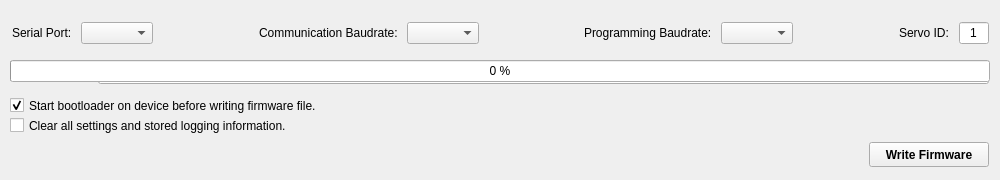
<?xml version="1.0" encoding="UTF-8"?>
<ui version="4.0">
 <class>MainWindow</class>
 <widget class="QMainWindow" name="MainWindow">
  <property name="geometry">
   <rect>
    <x>0</x>
    <y>0</y>
    <width>1000</width>
    <height>180</height>
   </rect>
  </property>
  <property name="sizePolicy">
   <sizepolicy hsizetype="Preferred" vsizetype="Preferred">
    <horstretch>0</horstretch>
    <verstretch>0</verstretch>
   </sizepolicy>
  </property>
  <property name="minimumSize">
   <size>
    <width>1000</width>
    <height>180</height>
   </size>
  </property>
  <property name="maximumSize">
   <size>
    <width>1000</width>
    <height>180</height>
   </size>
  </property>
  <property name="contextMenuPolicy">
   <enum>Qt::NoContextMenu</enum>
  </property>
  <property name="windowTitle">
   <string>DDFlashTool - TU Darmstadt SIM</string>
  </property>
  <property name="windowIcon">
   <iconset>
    <normaloff>DDFlashTool.ico</normaloff>DDFlashTool.ico</iconset>
  </property>
  <property name="locale">
   <locale language="English" country="UnitedStates"/>
  </property>
  <widget class="QWidget" name="centralwidget">
   <widget class="QCheckBox" name="checkClearAll">
    <property name="geometry">
     <rect>
      <x>10</x>
      <y>110</y>
      <width>980</width>
      <height>31</height>
     </rect>
    </property>
    <property name="contextMenuPolicy">
     <enum>Qt::NoContextMenu</enum>
    </property>
    <property name="text">
     <string>Clear all settings and stored logging information.</string>
    </property>
   </widget>
   <widget class="QWidget" name="layoutWidget">
    <property name="geometry">
     <rect>
      <x>10</x>
      <y>140</y>
      <width>981</width>
      <height>29</height>
     </rect>
    </property>
    <layout class="QHBoxLayout" name="horizontalLayout_2">
     <property name="margin">
      <number>2</number>
     </property>
     <item>
      <widget class="QLabel" name="labelStatus">
       <property name="minimumSize">
        <size>
         <width>10</width>
         <height>25</height>
        </size>
       </property>
       <property name="maximumSize">
        <size>
         <width>800</width>
         <height>50</height>
        </size>
       </property>
       <property name="contextMenuPolicy">
        <enum>Qt::NoContextMenu</enum>
       </property>
       <property name="text">
        <string/>
       </property>
      </widget>
     </item>
     <item>
      <spacer name="horizontalSpacer_2">
       <property name="orientation">
        <enum>Qt::Horizontal</enum>
       </property>
       <property name="sizeHint" stdset="0">
        <size>
         <width>40</width>
         <height>20</height>
        </size>
       </property>
      </spacer>
     </item>
     <item>
      <widget class="QPushButton" name="pushWriteFirmware">
       <property name="sizePolicy">
        <sizepolicy hsizetype="Preferred" vsizetype="Fixed">
         <horstretch>0</horstretch>
         <verstretch>0</verstretch>
        </sizepolicy>
       </property>
       <property name="minimumSize">
        <size>
         <width>120</width>
         <height>25</height>
        </size>
       </property>
       <property name="maximumSize">
        <size>
         <width>100</width>
         <height>16777215</height>
        </size>
       </property>
       <property name="sizeIncrement">
        <size>
         <width>0</width>
         <height>0</height>
        </size>
       </property>
       <property name="baseSize">
        <size>
         <width>0</width>
         <height>0</height>
        </size>
       </property>
       <property name="font">
        <font>
         <weight>75</weight>
         <bold>true</bold>
        </font>
       </property>
       <property name="contextMenuPolicy">
        <enum>Qt::NoContextMenu</enum>
       </property>
       <property name="text">
        <string>Write Firmware</string>
       </property>
      </widget>
     </item>
    </layout>
   </widget>
   <widget class="QWidget" name="layoutWidget">
    <property name="geometry">
     <rect>
      <x>10</x>
      <y>60</y>
      <width>981</width>
      <height>26</height>
     </rect>
    </property>
    <layout class="QHBoxLayout" name="horizontalLayout_3">
     <property name="margin">
      <number>2</number>
     </property>
     <item>
      <widget class="QLabel" name="labelFilePath">
       <property name="minimumSize">
        <size>
         <width>0</width>
         <height>22</height>
        </size>
       </property>
       <property name="contextMenuPolicy">
        <enum>Qt::NoContextMenu</enum>
       </property>
       <property name="text">
        <string>Firmware File: </string>
       </property>
      </widget>
     </item>
     <item>
      <widget class="QLineEdit" name="lineFilePath">
       <property name="minimumSize">
        <size>
         <width>0</width>
         <height>22</height>
        </size>
       </property>
       <property name="contextMenuPolicy">
        <enum>Qt::NoContextMenu</enum>
       </property>
      </widget>
     </item>
    </layout>
   </widget>
   <widget class="QWidget" name="layoutWidget">
    <property name="geometry">
     <rect>
      <x>10</x>
      <y>20</y>
      <width>981</width>
      <height>26</height>
     </rect>
    </property>
    <layout class="QHBoxLayout" name="horizontalLayout">
     <property name="margin">
      <number>2</number>
     </property>
     <item>
      <widget class="QLabel" name="labelSerialPort">
       <property name="minimumSize">
        <size>
         <width>0</width>
         <height>22</height>
        </size>
       </property>
       <property name="maximumSize">
        <size>
         <width>100</width>
         <height>22</height>
        </size>
       </property>
       <property name="contextMenuPolicy">
        <enum>Qt::NoContextMenu</enum>
       </property>
       <property name="text">
        <string>Serial Port: </string>
       </property>
      </widget>
     </item>
     <item>
      <widget class="QComboBox" name="comboSerialPort">
       <property name="sizePolicy">
        <sizepolicy hsizetype="Preferred" vsizetype="Fixed">
         <horstretch>0</horstretch>
         <verstretch>0</verstretch>
        </sizepolicy>
       </property>
       <property name="minimumSize">
        <size>
         <width>0</width>
         <height>20</height>
        </size>
       </property>
       <property name="contextMenuPolicy">
        <enum>Qt::NoContextMenu</enum>
       </property>
       <property name="toolTip">
        <string>Select the serial port.</string>
       </property>
      </widget>
     </item>
     <item>
      <spacer name="horizontalSpacer">
       <property name="orientation">
        <enum>Qt::Horizontal</enum>
       </property>
       <property name="sizeHint" stdset="0">
        <size>
         <width>40</width>
         <height>20</height>
        </size>
       </property>
      </spacer>
     </item>
     <item>
      <widget class="QLabel" name="labelComBaudrate">
       <property name="minimumSize">
        <size>
         <width>0</width>
         <height>22</height>
        </size>
       </property>
       <property name="maximumSize">
        <size>
         <width>200</width>
         <height>22</height>
        </size>
       </property>
       <property name="contextMenuPolicy">
        <enum>Qt::NoContextMenu</enum>
       </property>
       <property name="text">
        <string>Communication Baudrate: </string>
       </property>
      </widget>
     </item>
     <item>
      <widget class="QComboBox" name="comboComBaudrate">
       <property name="minimumSize">
        <size>
         <width>0</width>
         <height>20</height>
        </size>
       </property>
       <property name="contextMenuPolicy">
        <enum>Qt::NoContextMenu</enum>
       </property>
       <property name="toolTip">
        <string>Select the baudrate.</string>
       </property>
      </widget>
     </item>
     <item>
      <spacer name="horizontalSpacer_3">
       <property name="orientation">
        <enum>Qt::Horizontal</enum>
       </property>
       <property name="sizeHint" stdset="0">
        <size>
         <width>40</width>
         <height>20</height>
        </size>
       </property>
      </spacer>
     </item>
     <item>
      <widget class="QLabel" name="labelProgBaudrate">
       <property name="minimumSize">
        <size>
         <width>0</width>
         <height>22</height>
        </size>
       </property>
       <property name="maximumSize">
        <size>
         <width>200</width>
         <height>22</height>
        </size>
       </property>
       <property name="contextMenuPolicy">
        <enum>Qt::NoContextMenu</enum>
       </property>
       <property name="text">
        <string>Programming Baudrate: </string>
       </property>
      </widget>
     </item>
     <item>
      <widget class="QComboBox" name="comboProgBaudrate">
       <property name="minimumSize">
        <size>
         <width>0</width>
         <height>20</height>
        </size>
       </property>
       <property name="contextMenuPolicy">
        <enum>Qt::NoContextMenu</enum>
       </property>
       <property name="toolTip">
        <string>Select the baudrate.</string>
       </property>
      </widget>
     </item>
     <item>
      <spacer name="horizontalSpacer_4">
       <property name="orientation">
        <enum>Qt::Horizontal</enum>
       </property>
       <property name="sizeHint" stdset="0">
        <size>
         <width>40</width>
         <height>20</height>
        </size>
       </property>
      </spacer>
     </item>
     <item>
      <widget class="QLabel" name="labelServoId">
       <property name="minimumSize">
        <size>
         <width>0</width>
         <height>22</height>
        </size>
       </property>
       <property name="maximumSize">
        <size>
         <width>100</width>
         <height>22</height>
        </size>
       </property>
       <property name="contextMenuPolicy">
        <enum>Qt::NoContextMenu</enum>
       </property>
       <property name="text">
        <string>Servo ID: </string>
       </property>
      </widget>
     </item>
     <item>
      <widget class="QLineEdit" name="lineServoId">
       <property name="sizePolicy">
        <sizepolicy hsizetype="Expanding" vsizetype="Fixed">
         <horstretch>0</horstretch>
         <verstretch>0</verstretch>
        </sizepolicy>
       </property>
       <property name="minimumSize">
        <size>
         <width>30</width>
         <height>22</height>
        </size>
       </property>
       <property name="maximumSize">
        <size>
         <width>30</width>
         <height>16777215</height>
        </size>
       </property>
       <property name="toolTip">
        <string>Select the servo or broadcast ID.</string>
       </property>
       <property name="text">
        <string>1</string>
       </property>
       <property name="maxLength">
        <number>3</number>
       </property>
       <property name="alignment">
        <set>Qt::AlignCenter</set>
       </property>
      </widget>
     </item>
    </layout>
   </widget>
   <widget class="QProgressBar" name="progressWriteFirmware">
    <property name="enabled">
     <bool>true</bool>
    </property>
    <property name="geometry">
     <rect>
      <x>10</x>
      <y>60</y>
      <width>980</width>
      <height>22</height>
     </rect>
    </property>
    <property name="minimumSize">
     <size>
      <width>0</width>
      <height>22</height>
     </size>
    </property>
    <property name="contextMenuPolicy">
     <enum>Qt::NoContextMenu</enum>
    </property>
    <property name="toolTip">
     <string>Current writing progress.</string>
    </property>
    <property name="maximum">
     <number>10</number>
    </property>
    <property name="value">
     <number>0</number>
    </property>
    <property name="alignment">
     <set>Qt::AlignCenter</set>
    </property>
    <property name="textVisible">
     <bool>true</bool>
    </property>
    <property name="orientation">
     <enum>Qt::Horizontal</enum>
    </property>
    <property name="invertedAppearance">
     <bool>false</bool>
    </property>
    <property name="textDirection">
     <enum>QProgressBar::TopToBottom</enum>
    </property>
    <property name="format">
     <string>%p %</string>
    </property>
   </widget>
   <widget class="QLabel" name="labelWriteFirmware">
    <property name="geometry">
     <rect>
      <x>12</x>
      <y>90</y>
      <width>881</width>
      <height>22</height>
     </rect>
    </property>
    <property name="minimumSize">
     <size>
      <width>0</width>
      <height>22</height>
     </size>
    </property>
    <property name="maximumSize">
     <size>
      <width>881</width>
      <height>44</height>
     </size>
    </property>
    <property name="contextMenuPolicy">
     <enum>Qt::NoContextMenu</enum>
    </property>
    <property name="text">
     <string/>
    </property>
    <property name="alignment">
     <set>Qt::AlignCenter</set>
    </property>
   </widget>
   <widget class="QCheckBox" name="checkSendBootCommand">
    <property name="geometry">
     <rect>
      <x>10</x>
      <y>90</y>
      <width>980</width>
      <height>31</height>
     </rect>
    </property>
    <property name="contextMenuPolicy">
     <enum>Qt::NoContextMenu</enum>
    </property>
    <property name="text">
     <string>Start bootloader on device before writing firmware file.</string>
    </property>
    <property name="checked">
     <bool>true</bool>
    </property>
   </widget>
  </widget>
 </widget>
 <resources/>
 <connections/>
</ui>
